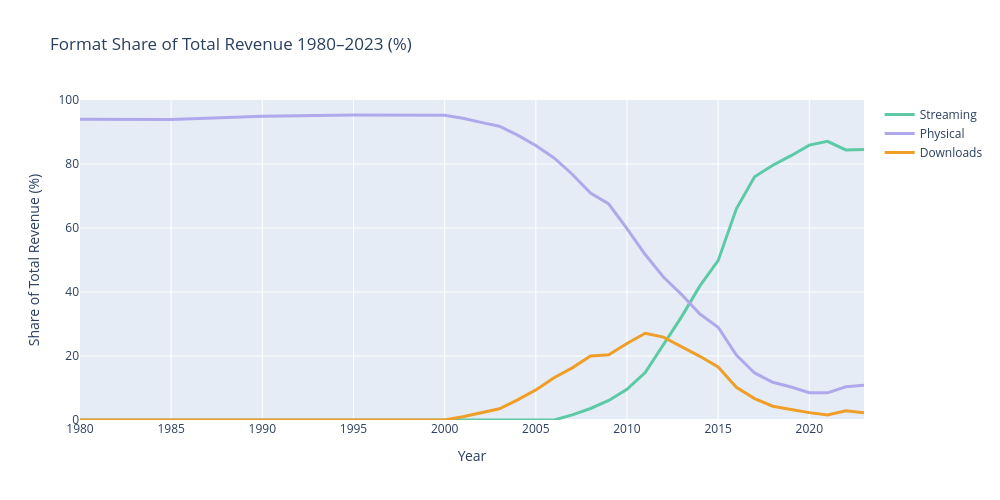

Source (notebook cell):
### Code cell
# Cell 8 — Chart 4: Streaming dominance over time (% of total)
df_hist['streaming_share'] = (df_hist['streaming'] / df_hist['total'] * 100).round(1)
df_hist['physical_share'] = (df_hist['physical'] / df_hist['total'] * 100).round(1)
df_hist['download_share'] = (df_hist['digital_download'] / df_hist['total'] * 100).round(1)

fig4 = go.Figure()
for col, name, color in [
    ('streaming_share', 'Streaming', '#5DCAA5'),
    ('physical_share', 'Physical', '#AFA9EC'),
    ('download_share', 'Downloads', '#EF9F27')
]:
    fig4.add_trace(go.Scatter(
        x=df_hist['year'], y=df_hist[col],
        name=name, mode='lines',
        line=dict(width=3, color=color)
    ))

fig4.update_layout(
    title='Format Share of Total Revenue 1980–2023 (%)',
    xaxis_title='Year',
    yaxis_title='Share of Total Revenue (%)',
    yaxis=dict(range=[0, 100]),
    hovermode='x unified',
    width=1000, height=500
)
fig4.write_html("chart4_format_share.html")
fig4.show()
print("Saved chart4_format_share.html ✓")

### Figure 1 — Plotly figure (JSON) as saved in the notebook; plotly's stock layout.template omitted (floating-point values rounded to 4 significant figures)
{"data": [{"line": {"color": "#5DCAA5", "width": 3}, "mode": "lines", "name": "Streaming", "type": "scatter", "x": [1980, 1985, 1990, 1995, 2000, 2001, 2002, 2003, 2004, 2005, 2006, 2007, 2008, 2009, 2010, 2011, 2012, 2013, 2014, 2015, 2016, 2017, 2018, 2019, 2020, 2021, 2022, 2023], "y": [0.0, 0.0, 0.0, 0.0, 0.0, 0.0, 0.0, 0.0, 0.0, 0.0, 0.0, 1.6, 3.6, 6.1, 9.6, 14.8, 23.5, 32.3, 41.9, 49.8, 66.0, 76.0, 79.6, 82.6, 85.9, 87.1, 84.4, 84.5]}, {"line": {"color": "#AFA9EC", "width": 3}, "mode": "lines", "name": "Physical", "type": "scatter", "x": [1980, 1985, 1990, 1995, 2000, 2001, 2002, 2003, 2004, 2005, 2006, 2007, 2008, 2009, 2010, 2011, 2012, 2013, 2014, 2015, 2016, 2017, 2018, 2019, 2020, 2021, 2022, 2023], "y": [94.0, 93.9, 94.9, 95.3, 95.2, 94.3, 93.0, 91.8, 89.0, 85.8, 81.9, 76.8, 70.9, 67.5, 59.8, 51.7, 44.7, 39.2, 33.1, 29.0, 20.3, 14.7, 11.8, 10.3, 8.5, 8.5, 10.4, 10.9]}, {"line": {"color": "#EF9F27", "width": 3}, "mode": "lines", "name": "Downloads", "type": "scatter", "x": [1980, 1985, 1990, 1995, 2000, 2001, 2002, 2003, 2004, 2005, 2006, 2007, 2008, 2009, 2010, 2011, 2012, 2013, 2014, 2015, 2016, 2017, 2018, 2019, 2020, 2021, 2022, 2023], "y": [0.0, 0.0, 0.0, 0.0, 0.0, 1.0, 2.2, 3.5, 6.3, 9.4, 13.2, 16.3, 20.0, 20.4, 23.9, 27.1, 25.9, 23.0, 19.9, 16.6, 10.2, 6.7, 4.3, 3.3, 2.3, 1.6, 2.9, 2.3]}], "layout": {"height": 500, "hovermode": "x unified", "title": {"text": "Format Share of Total Revenue 1980–2023 (%)"}, "width": 1000, "xaxis": {"title": {"text": "Year"}}, "yaxis": {"range": [0, 100], "title": {"text": "Share of Total Revenue (%)"}}}}
